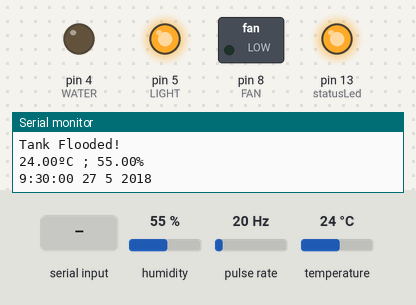
Recording of a sketch running on a simulated Arduino Uno, built with avr-gcc and run on an emulated ATmega328P. On the bench: switched loads named in the sketch (green lamp = pin HIGH), output pins drawn as LEDs (lit = HIGH), the last lines printed to the serial monitor. Wiring (inferred from the names in the program): pulse sensor: data pin 2. Inputs (shaded band) come from the test bench; at power-on: humidity 55 %, pulse rate 20 Hz, temperature 24 °C.

Above: at 1.2 s.
1.3 s: humidity set to 84 %
4.5 s: humidity set to 87 %
At 6.5 s:
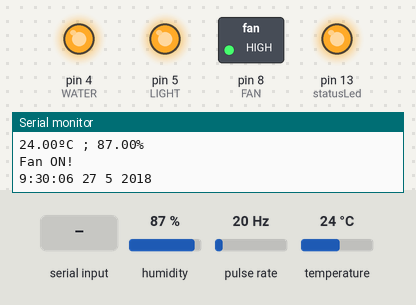
7.5 s: "time 1\n" received over Serial
At 11.2 s:
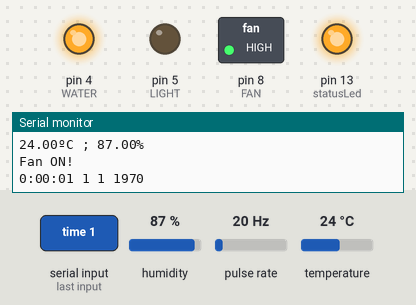
11.5 s: humidity set to 77 %
14.2 s: humidity set to 74 %
At 16.7 s:
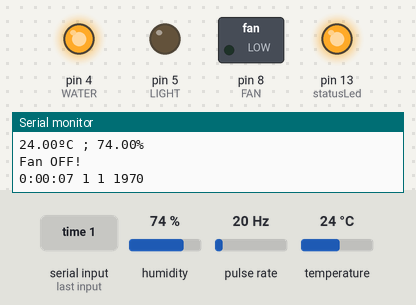
17.5 s: humidity set to 88 %
At 19.5 s:
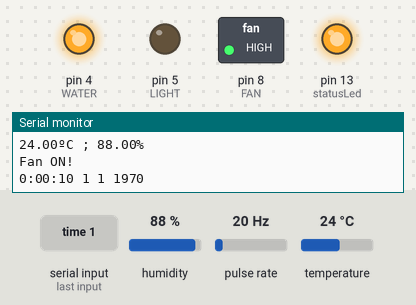
Timing chart, 0 to 21.0 s (numbered marks = the images above; inputs shaded):
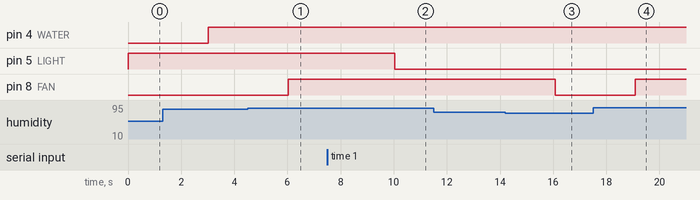

Measured:
- the behaviour switches between 85 and 86 % on humidity (found by bisection; images 0 and 1)
- the behaviour switches between 76 and 75 % on humidity (found by bisection; images 2 and 3)
- after the input at 4.5 s, pin 8 (FAN): LOW → HIGH after 1.5 s
- after the input at 7.5 s, pin 5 (LIGHT): HIGH → LOW after 2.5 s
- after the input at 14.2 s, pin 8 (FAN): HIGH → LOW after 1.9 s
- after the input at 17.5 s, pin 8 (FAN): LOW → HIGH after 1.6 s

The sketch:

SmartGardening.ino
```cpp
/*
Liquid flow rate sensor -DIYhacking.com Arvind Sanjeev
 */
#include "DHT.h"
#include <TimeLib.h>

#define FAN 8
#define LIGHT 5
#define WATER 4
#define DHTPIN 3

#define DHTTYPE DHT22   // DHT 22  (AM2302), AM2321

byte statusLed    = 13;
byte sensorInterrupt = 0;  // 0 = digital pin 2
byte sensorPin       = 2;

// The hall-effect flow sensor outputs approximately 4.5 pulses per second per
// litre/minute of flow.
float calibrationFactor = 4.5;

volatile byte pulseCount;

//valores calibraveis
long WaterTiming = 1800;
int rise = 7;
int set = 21;

//valores giros de transmitir
float h = 0.0;
float t = 0.0;
unsigned long totalMilliLitres;
//***

float flowRate;
unsigned int flowMilliLitres;


unsigned long oldTime;

DHT dht(DHTPIN, DHTTYPE);

void setup(){


  // Initialize a serial connection for reporting values to the host
  Serial.begin(9600);

  dht.begin();

  setTime(9,30,00,27,05,2018);

  pinMode(FAN, OUTPUT);
  pinMode(statusLed, OUTPUT);
  digitalWrite(statusLed, HIGH);

  pinMode(sensorPin, INPUT);
  digitalWrite(sensorPin, HIGH);

  pulseCount        = 0;
  flowRate          = 0.0;
  flowMilliLitres   = 0;
  totalMilliLitres  = 0;
  oldTime           = 0;

  pinMode(LIGHT,OUTPUT);
  pinMode(WATER, OUTPUT);
  attachInterrupt(sensorInterrupt, pulseCounter, FALLING);
}

int full = 0;
int fan_status = 0;
long water_t = 0;

void light(){
  if(hour() >= set || hour() <= rise-1){
        digitalWrite(LIGHT, LOW);
  } else {
        digitalWrite(LIGHT, HIGH);
     }
}

void flood(){
  //1800 = 30 min
  if(water_t + WaterTiming <= now() && !full){
      digitalWrite(WATER, LOW);
      Serial.println("\nTank Flooded!");
      full=1;
  }
}


void drain()
{

  if ((millis() - oldTime) > 1000)   // Only process counters once per second
  {
    detachInterrupt(sensorInterrupt);
    flowRate = ((1000.0 / (millis() - oldTime)) * pulseCount) / calibrationFactor;
    oldTime = millis();
    flowMilliLitres = (flowRate / 60) * 1000;
    totalMilliLitres += flowMilliLitres;

    unsigned int frac;

    // Reset the pulse counter so we can start incrementing again
    pulseCount = 0;

    // Enable the interrupt again now that we've finished sending output
    attachInterrupt(sensorInterrupt, pulseCounter, FALLING);
  }

  //Serial.println(flowMilliLitres);

  if(flowMilliLitres > 60 && full){
      digitalWrite(WATER, HIGH);
      water_t = now();
      Serial.println("\nTank drained!");
      full = 0;
    }
}

void tempControl() {
   // Reading temperature or humidity takes about 250 milliseconds!
  // Sensor readings may also be up to 2 seconds 'old' (its a very slow sensor)
  h = dht.readHumidity();
  // Read temperature as Celsius (the default)
  t = dht.readTemperature();

  // Check if any reads failed and exit early (to try again).
  if (isnan(h) || isnan(t)) {
    return;
  }

   //Serial.println("\n");
   Serial.print(t);
   Serial.print("ºC ; ");
   Serial.print(h);
   Serial.print("%\n");

 if(h > 85 || t > 32){
    digitalWrite(FAN,HIGH);
    Serial.println("Fan ON!");
    fan_status=1;
  }

 if(h <= 75 && t <= 30 && fan_status==1){
    digitalWrite(FAN,LOW);
    Serial.println("Fan OFF!");
    fan_status=0;
  }
}

void loop(){
  readData();
  flood();
  drain();
  light();
  tempControl();
  digitalClockDisplay();
  delay(3000);
}


void digitalClockDisplay(){
  // digital clock display of the time
  Serial.print(hour());
  printDigits(minute());
  printDigits(second());
  Serial.print(" ");
  Serial.print(day());
  Serial.print(" ");
  Serial.print(month());
  Serial.print(" ");
  Serial.print(year());
  Serial.println();
}

void printDigits(int digits){
  // utility function for digital clock display: prints preceding colon and leading 0
  Serial.print(":");
  if(digits < 10)
    Serial.print('0');
  Serial.print(digits);
}

/*
Insterrupt Service Routine
 */
void pulseCounter()
{
  // Increment the pulse counter
  pulseCount++;
}

void readData(){
  String data;
  if(Serial.available()>0)
  {
    data = Serial.readString();

    if(data == "fan on"){
      digitalWrite(FAN,HIGH);
      Serial.println("Fan ON!");
      }

    else if(data == "fan off"){
      digitalWrite(FAN,LOW);
      Serial.println("Fan OFF!");
      }

    else if(data == "water") water_t = 0;

    else if(data.indexOf("time")>-1){
     long pctime = data.substring(data.indexOf(" ")+1,data.length()).toInt();
     Serial.println("Time updated!");
     setTime(pctime); // Sync Arduino clock to the time received on the serial port
    }

    else{
      Serial.println("Unknown Comand!");
    }

    }
}
```
